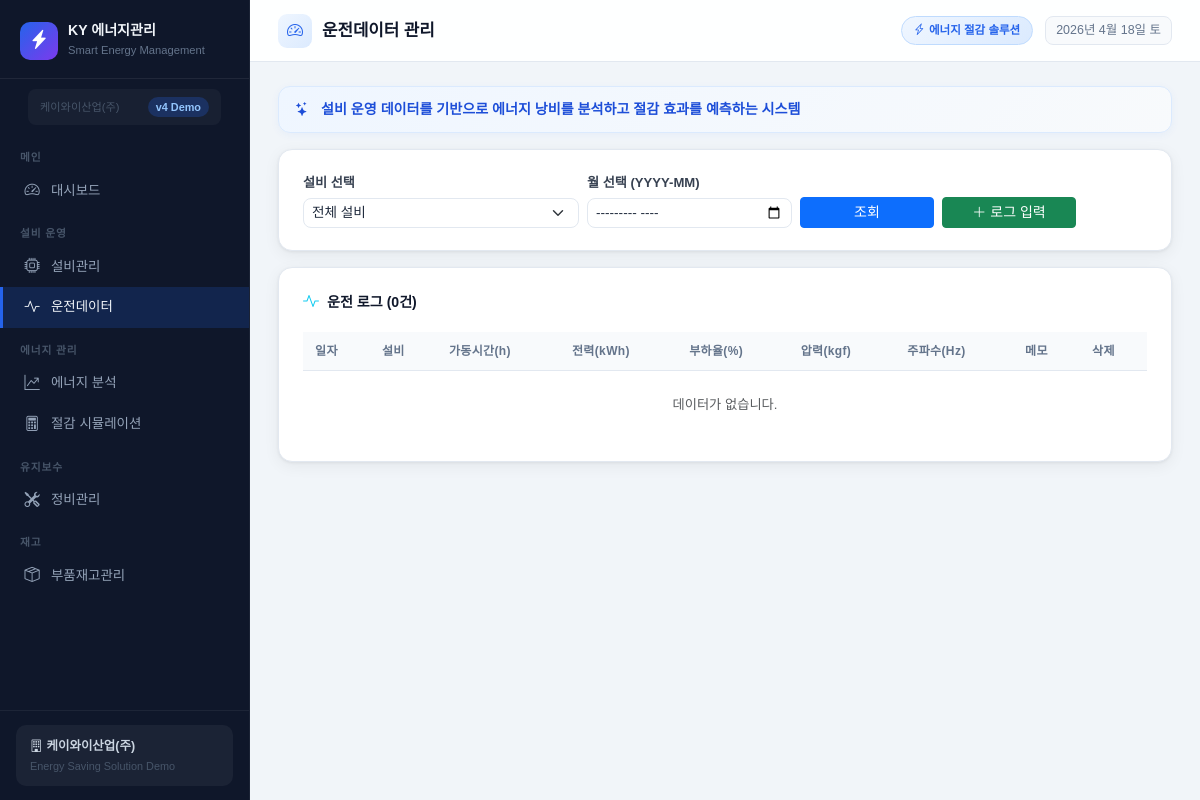
The page /operation/?eq_id=1 on the database as committed earlier.
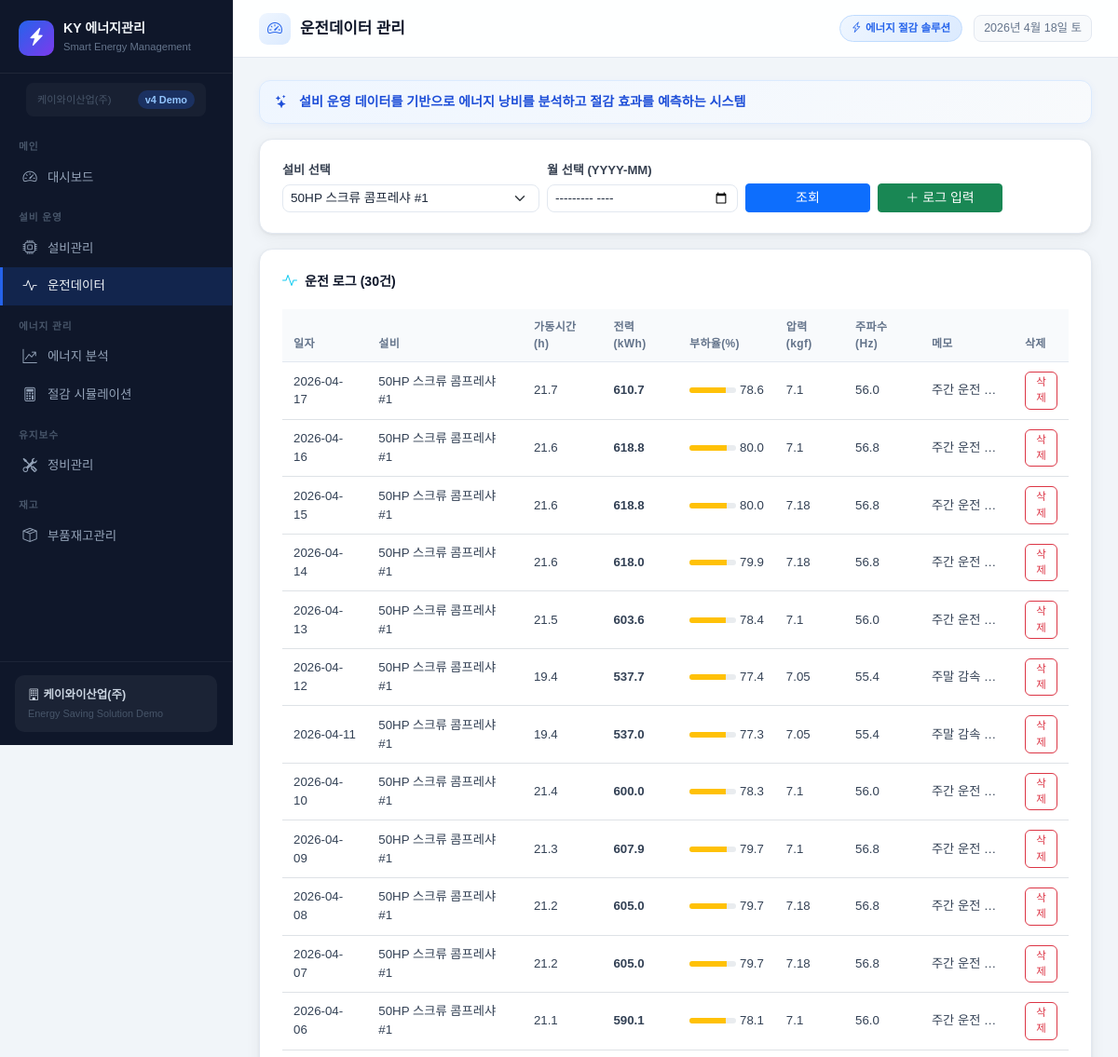
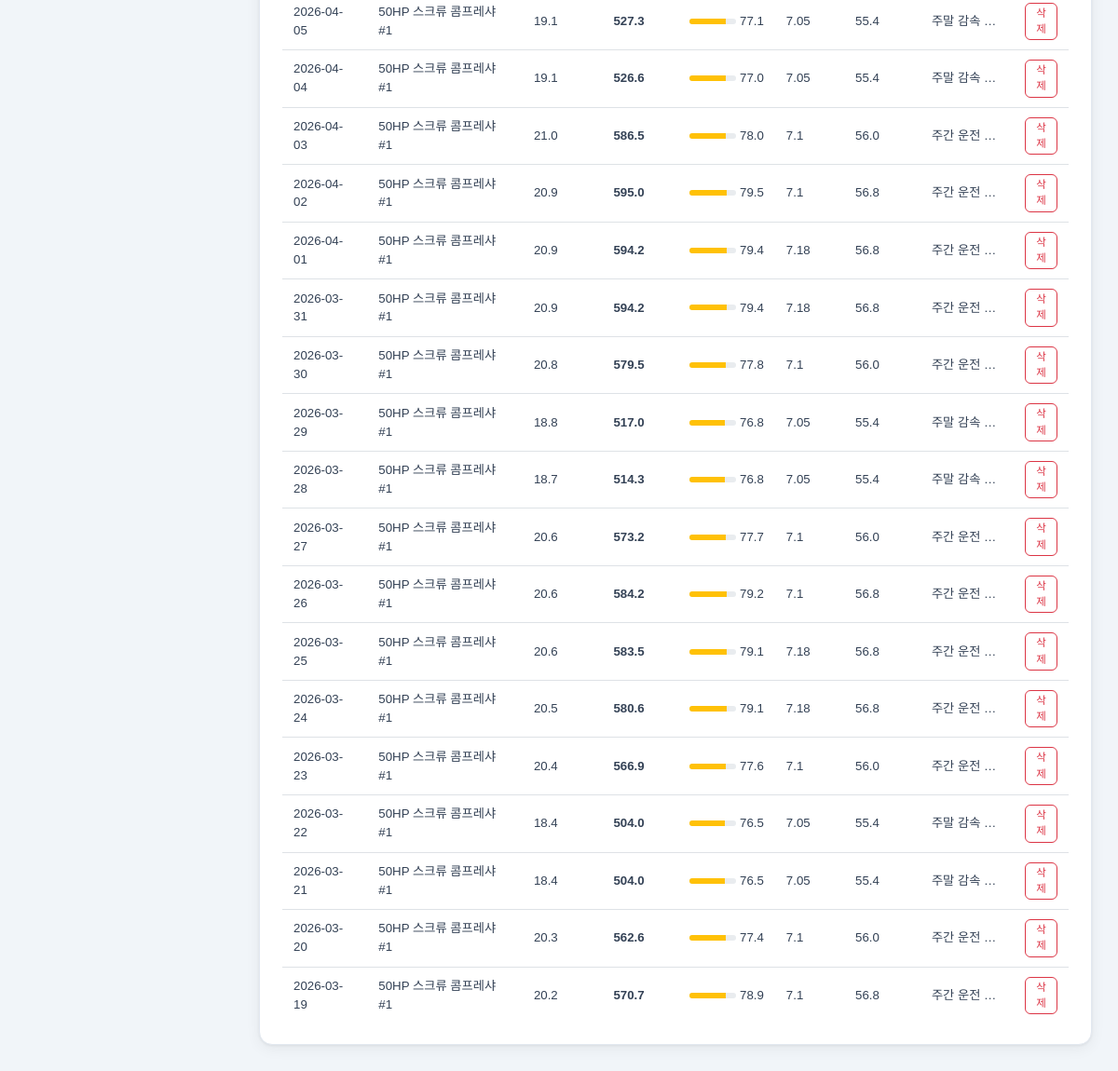
The same page on the database as committed later (2 pictures, top to bottom).
### models.py (models this page shows)
class OperationLog(db.Model):
    __tablename__ = 'operation_logs'
    id           = db.Column(db.Integer, primary_key=True)
    equipment_id = db.Column(db.Integer, db.ForeignKey('equipments.id'), nullable=False)
    log_date     = db.Column(db.Date, nullable=False)
    run_hours    = db.Column(db.Float)   # 가동시간(h)
    power_kwh    = db.Column(db.Float)   # 전력사용량(kWh)
    load_rate    = db.Column(db.Float)   # 부하율(%)
    pressure     = db.Column(db.Float)   # 압력(kgf/cm²)
    frequency    = db.Column(db.Float)   # 주파수(Hz)
    memo         = db.Column(db.Text)
    created_at   = db.Column(db.DateTime, default=datetime.utcnow)

class Equipment(db.Model):
    __tablename__ = 'equipments'
    id           = db.Column(db.Integer, primary_key=True)
    company_id   = db.Column(db.Integer, db.ForeignKey('companies.id'), nullable=True)
    name         = db.Column(db.String(100), nullable=False)
    model        = db.Column(db.String(100))
    horsepower   = db.Column(db.Float)           # HP
    rated_power  = db.Column(db.Float)           # kW
    install_loc  = db.Column(db.String(100))
    status       = db.Column(db.String(20), default='가동중')  # 가동중/정지/점검중
    install_date = db.Column(db.Date)
    memo         = db.Column(db.Text)
    created_at   = db.Column(db.DateTime, default=datetime.utcnow)
    op_logs      = db.relationship('OperationLog', backref='equipment', lazy=True)
    maint_logs   = db.relationship('MaintenanceLog', backref='equipment', lazy=True)
    energy_data  = db.relationship('EnergyAnalysis', backref='equipment', lazy=True)

### routes/operation.py (the view)
@operation_bp.route('/')
def index():
    eq_id  = request.args.get('eq_id', type=int)
    month  = request.args.get('month', '')
    q = OperationLog.query
    if eq_id:
        q = q.filter_by(equipment_id=eq_id)
    if month:
        q = q.filter(OperationLog.log_date.like(f'{month}%'))
    logs = q.order_by(OperationLog.log_date.desc()).all()
    equipments = Equipment.query.order_by(Equipment.name).all()
    return render_template('operation/index.html',
                           logs=logs, equipments=equipments,
                           eq_id=eq_id, month=month)

### templates/operation/index.html (shortened to what this page needs)
{% extends 'base.html' %}
{% block page_title %}운전데이터 관리{% endblock %}
{% block content %}
<div class="card-box mb-3">
  <form method="get" class="row g-2 align-items-end">
    <div class="col-md-4">
      <label class="form-label">설비 선택</label>
      <select name="eq_id" class="form-select form-select-sm">
        <option value="">전체 설비</option>
        {% for e in equipments %}
        <option value="{{ e.id }}" {% if eq_id == e.id %}selected{% endif %}>{{ e.name }}</option>
        {% endfor %}
      </select>
    </div>
    <div class="col-md-3">
      <label class="form-label">월 선택 (YYYY-MM)</label>
      <input type="month" name="month" class="form-control form-control-sm" value="{{ month }}">
    </div>
    <div class="col-md-2">
      <button type="submit" class="btn btn-primary btn-sm w-100">조회</button>
    </div>
    <div class="col-md-2">
      <a href="/operation/new" class="btn btn-success btn-sm w-100"><i class="bi bi-plus-lg me-1"></i>로그 입력</a>
    </div>
  </form>
</div>
<div class="card-box">
  <div class="card-title"><i class="bi bi-activity text-info"></i> 운전 로그 ({{ logs|length }}건)</div>
  <div class="table-responsive">
    <table class="table table-hover table-clean mb-0">
      <thead>
        <tr>
          <th>일자</th><th>설비</th><th>가동시간(h)</th><th>전력(kWh)</th>
          <th>부하율(%)</th><th>압력(kgf)</th><th>주파수(Hz)</th><th>메모</th><th>삭제</th>
        </tr>
      </thead>
      <tbody>
        {% for log in logs %}
        <tr>
          <td>{{ log.log_date }}</td>
          <td>{{ log.equipment.name if log.equipment else '-' }}</td>
          <td>{{ log.run_hours }}</td>
          <td><strong>{{ log.power_kwh }}</strong></td>
          <td>
            <div class="d-flex align-items-center gap-1">
              <div class="progress" style="width:50px;height:6px;">
                <div class="progress-bar {% if log.load_rate and log.load_rate>80 %}bg-danger{% elif log.load_rate and log.load_rate>65 %}bg-warning{% else %}bg-success{% endif %}"
                     style="width:{{ log.load_rate or 0 }}%"></div>
              </div>
              {{ log.load_rate }}
            </div>
          </td>
          <td>{{ log.pressure }}</td>
          <td>{{ log.frequency }}</td>
          <td style="max-width:100px; overflow:hidden; text-overflow:ellipsis; white-space:nowrap;">{{ log.memo or '' }}</td>
          <td>
            <form action="/operation/{{ log.id }}/delete" method="post" onsubmit="return confirm('삭제?');">
              <button class="btn btn-xs btn-outline-danger" style="font-size:.72rem;padding:2px 6px;">삭제</button>
            </form>
          </td>
        </tr>
        {% else %}
        <tr><td colspan="9" class="text-center text-muted py-4">데이터가 없습니다.</td></tr>
        {% endfor %}
      </tbody>
    </table>
  </div>
</div>
{% endblock %}

Rows that differ between the two databases and show on the page:
added OperationLog: log_date "2026-04-17", equipment "50HP 스크류 콤프레샤 #1", run_hours "21.7", power_kwh "610.7", load_rate "78.6", pressure "7.1", frequency "56.0", memo "주간 운전…"
added OperationLog: log_date "2026-04-16", equipment "50HP 스크류 콤프레샤 #1", run_hours "21.6", power_kwh "618.8", load_rate "80.0", pressure "7.1", frequency "56.8", memo "주간 운전…"
added OperationLog: log_date "2026-04-15", equipment "50HP 스크류 콤프레샤 #1", run_hours "21.6", power_kwh "618.8", load_rate "80.0", pressure "7.18", frequency "56.8", memo "주간 운전…"
added OperationLog: log_date "2026-04-14", equipment "50HP 스크류 콤프레샤 #1", run_hours "21.6", power_kwh "618.0", load_rate "79.9", pressure "7.18", frequency "56.8", memo "주간 운전…"
added OperationLog: log_date "2026-04-13", equipment "50HP 스크류 콤프레샤 #1", run_hours "21.5", power_kwh "603.6", load_rate "78.4", pressure "7.1", frequency "56.0", memo "주간 운전…"
added OperationLog: log_date "2026-04-12", equipment "50HP 스크류 콤프레샤 #1", run_hours "19.4", power_kwh "537.7", load_rate "77.4", pressure "7.05", frequency "55.4", memo "주말 감속…"
added OperationLog: log_date "2026-04-11", equipment "50HP 스크류 콤프레샤 #1", run_hours "19.4", power_kwh "537.0", load_rate "77.3", pressure "7.05", frequency "55.4", memo "주말 감속…"
added OperationLog: log_date "2026-04-10", equipment "50HP 스크류 콤프레샤 #1", run_hours "21.4", power_kwh "600.0", load_rate "78.3", pressure "7.1", frequency "56.0", memo "주간 운전…"
added OperationLog: log_date "2026-04-09", equipment "50HP 스크류 콤프레샤 #1", run_hours "21.3", power_kwh "607.9", load_rate "79.7", pressure "7.1", frequency "56.8", memo "주간 운전…"
added OperationLog: log_date "2026-04-08", equipment "50HP 스크류 콤프레샤 #1", run_hours "21.2", power_kwh "605.0", load_rate "79.7", pressure "7.18", frequency "56.8", memo "주간 운전…"
added OperationLog: log_date "2026-04-07", equipment "50HP 스크류 콤프레샤 #1", run_hours "21.2", power_kwh "605.0", load_rate "79.7", pressure "7.18", frequency "56.8", memo "주간 운전…"
added OperationLog: log_date "2026-04-06", equipment "50HP 스크류 콤프레샤 #1", run_hours "21.1", power_kwh "590.1", load_rate "78.1", pressure "7.1", frequency "56.0", memo "주간 운전…"
added OperationLog: log_date "2026-04-05", equipment "50HP 스크류 콤프레샤 #1", run_hours "19.1", power_kwh "527.3", load_rate "77.1", pressure "7.05", frequency "55.4", memo "주말 감속…"
added OperationLog: log_date "2026-04-04", equipment "50HP 스크류 콤프레샤 #1", run_hours "19.1", power_kwh "526.6", load_rate "77.0", pressure "7.05", frequency "55.4", memo "주말 감속…"
added OperationLog: log_date "2026-04-03", equipment "50HP 스크류 콤프레샤 #1", run_hours "21.0", power_kwh "586.5", load_rate "78.0", pressure "7.1", frequency "56.0", memo "주간 운전…"
added OperationLog: log_date "2026-04-02", equipment "50HP 스크류 콤프레샤 #1", run_hours "20.9", power_kwh "595.0", load_rate "79.5", pressure "7.1", frequency "56.8", memo "주간 운전…"
added OperationLog: log_date "2026-04-01", equipment "50HP 스크류 콤프레샤 #1", run_hours "20.9", power_kwh "594.2", load_rate "79.4", pressure "7.18", frequency "56.8", memo "주간 운전…"
added OperationLog: log_date "2026-03-31", equipment "50HP 스크류 콤프레샤 #1", run_hours "20.9", power_kwh "594.2", load_rate "79.4", pressure "7.18", frequency "56.8", memo "주간 운전…"
added OperationLog: log_date "2026-03-30", equipment "50HP 스크류 콤프레샤 #1", run_hours "20.8", power_kwh "579.5", load_rate "77.8", pressure "7.1", frequency "56.0", memo "주간 운전…"
added OperationLog: log_date "2026-03-29", equipment "50HP 스크류 콤프레샤 #1", run_hours "18.8", power_kwh "517.0", load_rate "76.8", pressure "7.05", frequency "55.4", memo "주말 감속…"
added OperationLog: log_date "2026-03-28", equipment "50HP 스크류 콤프레샤 #1", run_hours "18.7", power_kwh "514.3", load_rate "76.8", pressure "7.05", frequency "55.4", memo "주말 감속…"
added OperationLog: log_date "2026-03-27", equipment "50HP 스크류 콤프레샤 #1", run_hours "20.6", power_kwh "573.2", load_rate "77.7", pressure "7.1", frequency "56.0", memo "주간 운전…"
added OperationLog: log_date "2026-03-26", equipment "50HP 스크류 콤프레샤 #1", run_hours "20.6", power_kwh "584.2", load_rate "79.2", pressure "7.1", frequency "56.8", memo "주간 운전…"
added OperationLog: log_date "2026-03-25", equipment "50HP 스크류 콤프레샤 #1", run_hours "20.6", power_kwh "583.5", load_rate "79.1", pressure "7.18", frequency "56.8", memo "주간 운전…"
added OperationLog: log_date "2026-03-24", equipment "50HP 스크류 콤프레샤 #1", run_hours "20.5", power_kwh "580.6", load_rate "79.1", pressure "7.18", frequency "56.8", memo "주간 운전…"
added OperationLog: log_date "2026-03-23", equipment "50HP 스크류 콤프레샤 #1", run_hours "20.4", power_kwh "566.9", load_rate "77.6", pressure "7.1", frequency "56.0", memo "주간 운전…"
added OperationLog: log_date "2026-03-22", equipment "50HP 스크류 콤프레샤 #1", run_hours "18.4", power_kwh "504.0", load_rate "76.5", pressure "7.05", frequency "55.4", memo "주말 감속…"
added OperationLog: log_date "2026-03-21", equipment "50HP 스크류 콤프레샤 #1", run_hours "18.4", power_kwh "504.0", load_rate "76.5", pressure "7.05", frequency "55.4", memo "주말 감속…"
added OperationLog: log_date "2026-03-20", equipment "50HP 스크류 콤프레샤 #1", run_hours "20.3", power_kwh "562.6", load_rate "77.4", pressure "7.1", frequency "56.0", memo "주간 운전…"
added OperationLog: log_date "2026-03-19", equipment "50HP 스크류 콤프레샤 #1", run_hours "20.2", power_kwh "570.7", load_rate "78.9", pressure "7.1", frequency "56.8", memo "주간 운전…"
Other text that changed with them:
form field eq_id: "전체 설비" → "50HP 스크류 콤프레샤 #1"
{{ logs|length }}: "0" → "30"
text no longer shown: "데이터가 없습니다."
